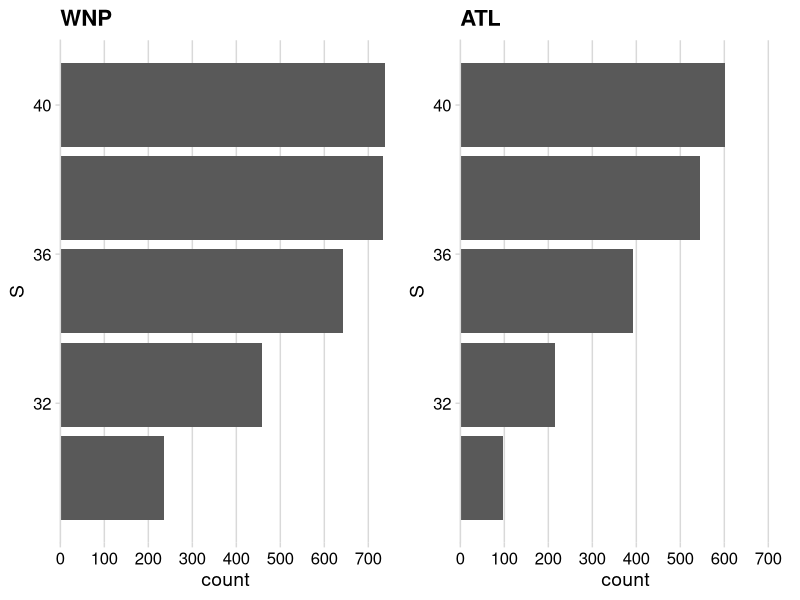

Write the R code that produced this figure. (Note: this script raises an error after producing the figure.)
library(ggplot2)
library(magrittr)
library(lubridate)
library(cowplot)
library(plyr)
library(dplyr)
#==================================================================================================
#Read cyclones.dat and add some additional fields

cyclones <- read.delim(file = "subset_cyclones/cyclones.dat", header = FALSE, sep = "",
                       col.names = c("year", "month", "day", "hour", "lat", "lon", "vort"))

dim(cyclones) #Raw data has 26414 cases

cyclones <- cyclones[-c(which(cyclones$hour==12)),] #Remove all 1200 UTC records from the dataset
#Removes 6677 cases for a new total of 19737

#Function to generate a date and time string
genDateTime <- function(x) {
  r <- rownames(x)
  paste(as.character(x[r,1]),
        as.character(x[r,2]),
        as.character(x[r,3]),
        as.character(x[r,4]), sep = "-") %>% ymd_h()
}

dateTime <- genDateTime(cyclones) #Generate date and time strings in YYYY-MM-DD HH:MM:SS UTC format
cyclones$dateTime <- dateTime #Attach a dateTime column

rm(dateTime, genDateTime)

#Subset into winter cyclones
winter_cyclones <- subset(cyclones, !(month >= 8 & month <= 10)) #13847 cases

#==================================================================================================
#Count the number of cyclones at each 2.5 degree point
#Write a 2D (25 x 144) text file containing the number of cyclones at each grid point
winter_counts <- ddply(winter_cyclones, .(winter_cyclones$lat, winter_cyclones$lon), nrow)
names(winter_counts) <- c("lat", "lon", "count")

lat <- seq(20.0, 80.0, 2.5)
lon<- seq(0,357.5, 2.5)
lat_lon<- expand.grid(lat,lon)
colnames(lat_lon) <- c("lat", "lon")
merged_counts <- merge(winter_counts, lat_lon, all = TRUE)
merged_counts$count[is.na(merged_counts$count)] <- 0
count_data <- matrix(merged_counts$count, nrow = 25, byrow = TRUE)
write.table(count_data, file = "subset_cyclones/winter_cyclone_counts.txt", sep = "\t", col.names = FALSE, row.names = FALSE)
rm(winter_counts, lat, lon, lat_lon, merged_counts, count_data)
#==================================================================================================

#Subset by basin
wnp_cyclones <- subset(winter_cyclones, (lat >= 30.0 & lat <= 45.0 & lon >= 135 & lon <= 195)) #1208
atl_cyclones <- subset(winter_cyclones, (lat >= 30.0 & lat <= 45.0 & lon >= 285 & lon <= 345)) #825

#==================================================================================================
#The box wi11 start at the lowest latitude and shift north 5 times by 2.5 degrees. This means I need to
#construct coordinates for 5 boxes.

wnp_boxes <- data.frame(S = seq(30,40,2.5), N = seq(35,45,2.5), W = rep(135,5), E = rep(195,5))
atl_boxes <- data.frame(S = seq(30,40,2.5), N = seq(35,45,2.5), W = rep(285,5), E = rep(345,5))
colnames(wnp_boxes) <- c("S", "N", "W", "E")
colnames(atl_boxes) <- c("S", "N", "W", "E")

count_cyclones <- function(basin_boxes, basin_cyclones){
  basin_count <- c()
  
  for (i in 1:dim(basin_boxes)[1]){
    
    box_subset <- subset(basin_cyclones, 
                         lat >= basin_boxes[i,1] & #Lat min
                           lat <= basin_boxes[i,2] & #Lat max
                           lon >= basin_boxes[i,3] & #Lon min
                           lon <= basin_boxes[i,4])  #Lon max
    basin_count[i] <- dim(box_subset)[1]
  }
  
  return(basin_count)
}

wnp_boxes$count <- count_cyclones(wnp_boxes, wnp_cyclones)
atl_boxes$count <- count_cyclones(atl_boxes, atl_cyclones)

wnp_plot <- ggplot(wnp_boxes, aes(y = count, x = S)) + geom_col() + coord_flip() + 
  theme_minimal_vgrid() + scale_y_continuous(expand = c(0,0), limits = c(0,750), breaks = seq(0,700,100)) +
  labs(title = "WNP")
atl_plot <- ggplot(atl_boxes, aes(y = count, x = S)) + geom_col() + coord_flip() + 
  theme_minimal_vgrid() + scale_y_continuous(expand = c(0,0), limits = c(0,750), breaks = seq(0,700,100)) +
  labs(title = "ATL")

plot_grid(wnp_plot, atl_plot, ncol = 2)

#==================================================================================================
#Extract the identified cyclones and prepare output files w/ metadata required to obtain
#ERA5 data

wnp_domain <- head(wnp_boxes[order(wnp_boxes$count, decreasing = T),], n = 1)
atl_domain <- head(atl_boxes[order(atl_boxes$count, decreasing = T),], n = 1)

wnp_cases <- subset(wnp_cyclones,
                    lat >= wnp_domain[,1] &
                    lat <= wnp_domain[,2] &
                    lon >= wnp_domain[,3] &
                    lon <= wnp_domain[,4])

atl_cases <- subset(atl_cyclones,
                    lat >= atl_domain[,1] &
                    lat <= atl_domain[,2] &
                    lon >= atl_domain[,3] &
                    lon <= atl_domain[,4])

#Construct a cyclone-specific domain for each case
wnp_cases$domain_lonMin <- wnp_cases$lon - 30.0
wnp_cases$domain_lonMax <- wnp_cases$lon + 90.0
wnp_cases$domain_latMin <- 30.0
wnp_cases$domain_latMax <- 60.0
wnp_cases$wnp_id <- paste0("wnp_", sprintf("%03d", 001:dim(wnp_cases)[1]))

atl_cases$domain_lonMin <- atl_cases$lon - 30.0
atl_cases$domain_lonMax <- atl_cases$lon + 90.0
atl_cases$domain_latMin <- 30.0
atl_cases$domain_latMax <- 60.0
atl_cases$atl_id <- paste0("atl_", sprintf("%03d", 001:dim(atl_cases)[1]))

wnp_era5_metadata <- data.frame(wnp_id = wnp_cases$wnp_id,
                            date = date(wnp_cases$dateTime),
                            time = substr(wnp_cases$dateTime, 12, 16),
                            lat = wnp_cases$lat,
                            lon = wnp_cases$lon,
                            domain_latMin = wnp_cases$domain_latMin,
                            domain_latMax = wnp_cases$domain_latMax,
                            domain_lonMin = wnp_cases$domain_lonMin,
                            domain_lonMax = wnp_cases$domain_lonMax)

atl_era5_metadata <- data.frame(atl_id = atl_cases$atl_id,
                            date = date(atl_cases$dateTime),
                            time = substr(atl_cases$dateTime, 12, 16),
                            lat = atl_cases$lat,
                            lon = atl_cases$lon,
                            domain_latMin = atl_cases$domain_latMin,
                            domain_latMax = atl_cases$domain_latMax,
                            domain_lonMin = atl_cases$domain_lonMin,
                            domain_lonMax = atl_cases$domain_lonMax)

write.table(wnp_era5_metadata, "subset_cyclones/wnp_era5_metadata.txt", quote = FALSE, sep = "\t", row.names = FALSE)
write.table(atl_era5_metadata, "subset_cyclones/atl_era5_metadata.txt", quote = FALSE, sep = "\t", row.names = FALSE)
#==================================================================================================
#Write files containing desired files names
write.table(paste0(wnp_cases$wnp_id, "_sprd.grib2"), "filenames/wnp_sprd_filenames.txt", quote = FALSE,
            row.names = FALSE, col.names = FALSE, sep = "\t")
write.table(paste0(wnp_cases$wnp_id, "_sprd_t190.grib2"), "filenames/wnp_sprd_t190_filenames.txt", quote = FALSE,
            row.names = FALSE, col.names = FALSE, sep = "\t")
write.table(paste0(atl_cases$atl_id, "_sprd.grib2"), "filenames/atl_sprd_filenames.txt", quote = FALSE,
            row.names = FALSE, col.names = FALSE, sep = "\t")
write.table(paste0(atl_cases$atl_id, "_sprd_t190.grib2"), "filenames/atl_sprd_t190_filenames.txt", quote = FALSE,
            row.names = FALSE, col.names = FALSE, sep = "\t")

#==================================================================================================
#Prepare output files with metadata needed to obtain GEFS reforecast files

#Generate a reforecast lead time for each cyclone in YYYYMMDDHH format
genLeadTime <- function(basin_df, num_days) {
  
  leadDateTime <- if_else((hour(basin_df$dateTime)==0 | hour(basin_df$dateTime)==6),
                          floor_date(basin_df$dateTime - days(num_days), unit = "day"),
                          ceiling_date(basin_df$dateTime - days(num_days), unit = "day"))
  
  basin_df$leadDateTime <- leadDateTime
  
  return(basin_df)
}

wnp_cases <- genLeadTime(wnp_cases, 2)
atl_cases <- genLeadTime(atl_cases, 2)

wnp_gefs_metadata <- data.frame(dateTime = format(wnp_cases$dateTime, "%Y%m%d%H"),
                                leadDateTime = format(wnp_cases$leadDateTime, "%Y%m%d%H"),
                                lon = format(round(wnp_cases$lon, 1), nsmall = 1))

atl_gefs_metadata <- data.frame(dateTime = format(atl_cases$dateTime, "%Y%m%d%H"),
                                leadDateTime = format(atl_cases$leadDateTime, "%Y%m%d%H"),
                                lon = format(round(atl_cases$lon, 1), nsmall = 1))

write.table(wnp_gefs_metadata ,"subset_cyclones/wnp_gefs_metadata.txt", quote = FALSE, sep = "\t", row.names = FALSE, col.names = FALSE)
write.table(atl_gefs_metadata,"subset_cyclones/atl_gefs_metadata.txt", quote = FALSE, sep = "\t", row.names = FALSE, col.names = FALSE)
